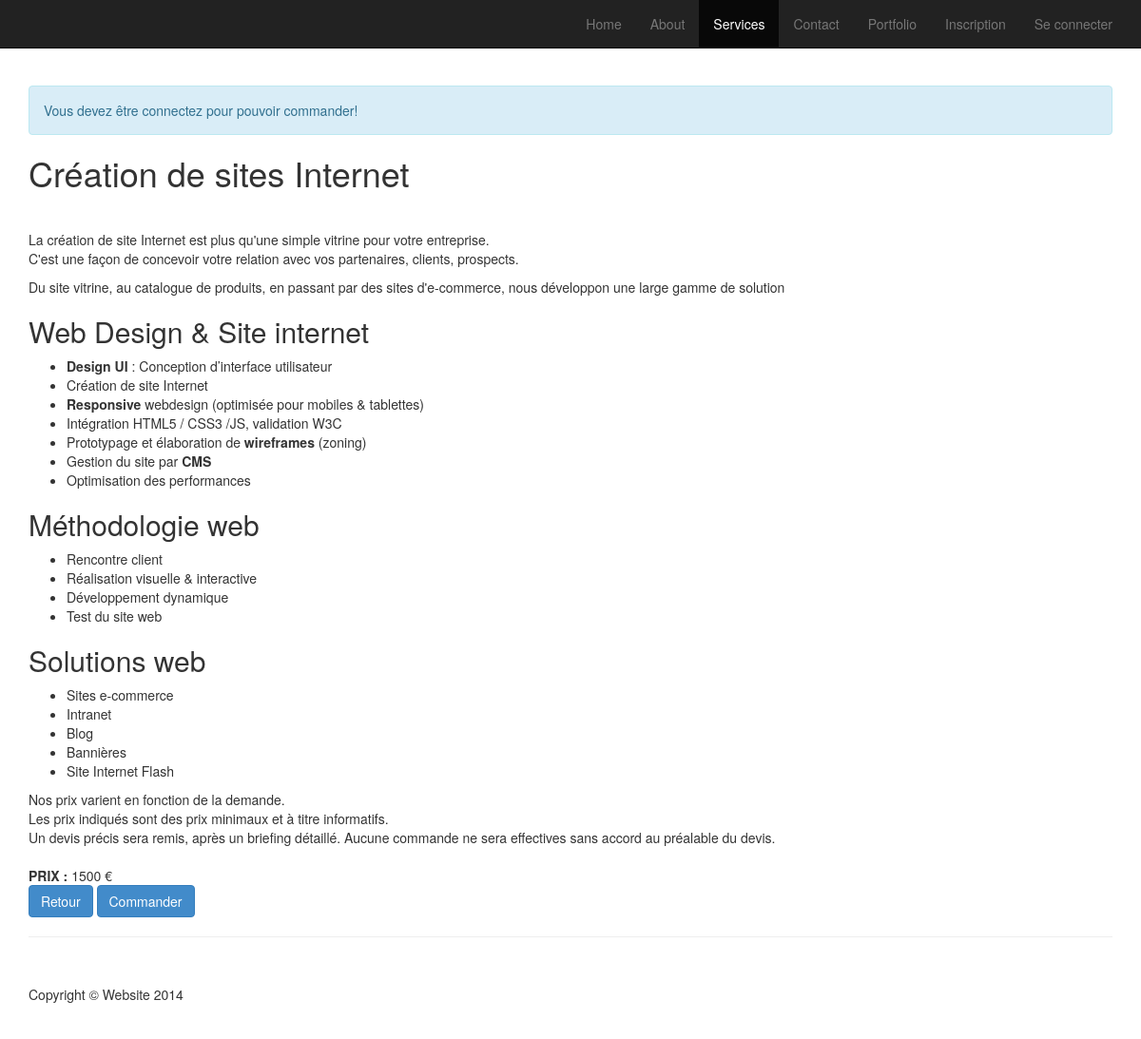
Screenshot of /servicedetails.php?id=1 with the database file from the repository.
### tables this page shows
CREATE TABLE `services` (
  `id` int(11) NOT NULL,
  `titre` varchar(50) NOT NULL,
  `detail` varchar(2000) NOT NULL,
  `prix` int(11) NOT NULL
);

### servicedetails.php (the view, shortened to what this page needs)
<!DOCTYPE html>
<html lang="en">
<head>
    <link href="css/bootstrap.min.css" rel="stylesheet">
    <link href="css/modern-business.css" rel="stylesheet">
    <link href="font-awesome-4.1.0/css/font-awesome.min.css" rel="stylesheet" type="text/css">
</head>
<body>
    <nav class="navbar navbar-inverse navbar-fixed-top" role="navigation">
        <div class="container">
            <div class="collapse navbar-collapse" id="bs-example-navbar-collapse-1">
                <ul class="nav navbar-nav navbar-right">
                    <li>
                        <a href="index.php">Home</a>
                    </li>
                    <li>
                        <a href="about.php">About</a>
                    </li>
                    <li class="active">
                        <a href="services.php">Services</a>
                    </li>
                    <li>
                        <a href="contact.php">Contact</a>
                    </li>
                    <li>
                        <a href="portfolio.php">Portfolio</a>
                    </li>
                    <?php
                    if (isset($_SESSION['id']))
                    {
                        echo'
                            <li><a href="deconnection.php">Se deconnecter</a></li>
                            <li><a href="panier.php">Panier <b style="color:white;"><?php echo "({$cartItemCount})"; ?></b> </a></li>
                            <li><a href="profil.php">Profil</a></li>';
                        if ($_SESSION['admin'] == 1)
                        {
                            echo'<li><a href="admin.php">Administrateur</a></li>';
                        }
                    }
                    else
                    {
                        echo'<li><a href="inscription.php">Inscription</a></li>
                        <li><a href="connection.php">Se connecter</a></li>';
                    }
                ?>
                </ul>
            </div>
        </div>
    </nav>
    <div class="container">
        <div id="content">
         <br/><br/>
        <?php
            if( !isset($_SESSION['id']))
                {
                     echo' <div class="alert alert-info"> Vous devez être connectez pour pouvoir commander!</div>';
                }
        ?>
        <?php
            if(isset($_GET['id']) )
            {
            $id = $_GET['id'];
                try
                {
                    $connection = ConnectBD();
                    $req = 'SELECT * FROM services WHERE id ="'.$id.'"';
                    $resultats = $connection->query($req);
                    while( $tabs = $resultats->fetch(PDO::FETCH_ASSOC))
                        {
            ?>
                            <tr>
                                <td><?php echo$tabs['titre']; ?></td><br/>
                                <td><?php echo $tabs['detail']; ?></td>
                                <td><strong>PRIX : </strong><?php echo $tabs['prix']; ?> €</td>
                            </tr>
                            <p><a href="services.php" class="btn btn-primary">Retour</a> <a href="trt-panier.php?action=ajouter&amp;id=<?php echo $tabs['id'];?>&amp;titre=<?php echo $tabs['titre'] ;?>&amp;prix=<?php echo $tabs['prix']; ?>" class="btn btn-primary">Commander</a></p>
            <?php
                        }
                }
                catch(PDOException $e)
                {
                    echo '<erreur>Erreur [0023]: Erreur lors de la requête, veuillez contacter votre administrateur!</erreur>';
                    echo '<erreur>Erreur : '.$e->getMessage().'</erreur><br/>';
                    echo '<erreur>N° : '.$e->getCode().'</erreur><br/>';
                    exit();
                }
            }
            ?>
                <hr>
        <footer>
            <div class="row">
                <div class="col-lg-12">
                    <p>Copyright &copy; Website 2014</p>
                </div>
            </div>
        </footer>
    </div>
</body>
</html>

### css/modern-business.css (style rules this page uses)
html, body { height: 100%; }
body { padding-top: 50px; }
footer { margin: 50px 0; }

### rows the page displays
services: titre "Création de sites Internet", detail "La création de site Internet est plus qu'une simple vitrine pour votre entreprise. C'est une façon de concevoir votre relation avec vos partenaires, clients, prospects. Du site vitrine, au catalogue de produits, en passant par des sites d'e-commerce, nous développon une large gamme de solution Web Design & Site internet Design UI : Conception d’interface utilisateur Création de site Internet Responsive webdesign (optimisée pour mobiles & tablettes) Intégration HTML5 / CSS3 /JS, validation W3C Prototypage et élaboration de wireframes (zoning) Gestion du site par CMS Optimisation des performances Méthodologie web Rencontre client Réalisation visuelle & interactive Développement dynamique Test…", prix "1500"
